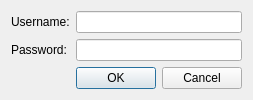
<ui version="4.0" >
 <class>UserPassDialog</class>
 <widget class="QDialog" name="UserPassDialog" >
  <property name="geometry" >
   <rect>
    <x>0</x>
    <y>0</y>
    <width>236</width>
    <height>95</height>
   </rect>
  </property>
  <property name="windowTitle" >
   <string>Username/Password</string>
  </property>
  <layout class="QFormLayout" name="formLayout" >
   <item row="0" column="0" >
    <widget class="QLabel" name="label" >
     <property name="text" >
      <string>Username:</string>
     </property>
    </widget>
   </item>
   <item row="0" column="1" >
    <widget class="QLineEdit" name="usernameLineEdit" />
   </item>
   <item row="1" column="0" >
    <widget class="QLabel" name="label_2" >
     <property name="text" >
      <string>Password:</string>
     </property>
    </widget>
   </item>
   <item row="1" column="1" >
    <widget class="QLineEdit" name="passwordLineEdit" >
     <property name="echoMode" >
      <enum>QLineEdit::Password</enum>
     </property>
    </widget>
   </item>
   <item row="2" column="0" >
    <spacer name="horizontalSpacer" >
     <property name="orientation" >
      <enum>Qt::Horizontal</enum>
     </property>
     <property name="sizeHint" stdset="0" >
      <size>
       <width>40</width>
       <height>22</height>
      </size>
     </property>
    </spacer>
   </item>
   <item row="2" column="1" >
    <widget class="QDialogButtonBox" name="buttonBox" >
     <property name="orientation" >
      <enum>Qt::Horizontal</enum>
     </property>
     <property name="standardButtons" >
      <set>QDialogButtonBox::Cancel|QDialogButtonBox::Ok</set>
     </property>
    </widget>
   </item>
  </layout>
 </widget>
 <tabstops>
  <tabstop>usernameLineEdit</tabstop>
  <tabstop>passwordLineEdit</tabstop>
  <tabstop>buttonBox</tabstop>
 </tabstops>
 <resources/>
 <connections>
  <connection>
   <sender>buttonBox</sender>
   <signal>accepted()</signal>
   <receiver>UserPassDialog</receiver>
   <slot>accept()</slot>
   <hints>
    <hint type="sourcelabel" >
     <x>248</x>
     <y>254</y>
    </hint>
    <hint type="destinationlabel" >
     <x>157</x>
     <y>274</y>
    </hint>
   </hints>
  </connection>
  <connection>
   <sender>buttonBox</sender>
   <signal>rejected()</signal>
   <receiver>UserPassDialog</receiver>
   <slot>reject()</slot>
   <hints>
    <hint type="sourcelabel" >
     <x>316</x>
     <y>260</y>
    </hint>
    <hint type="destinationlabel" >
     <x>286</x>
     <y>274</y>
    </hint>
   </hints>
  </connection>
 </connections>
</ui>
